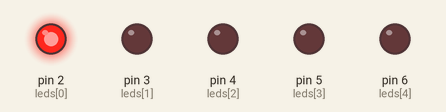
Bench run of a sketch on a simulated Arduino Uno, built with avr-gcc and run on an emulated ATmega328P. Shown: output pins drawn as LEDs (lit = HIGH).

Above: at 0.3 s.
At 1.7 s:
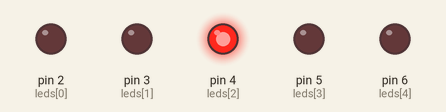
At 2.4 s:
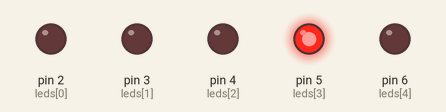
At 4.5 s:
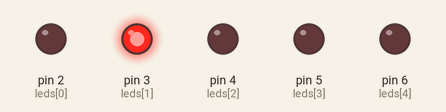
At 6.6 s:
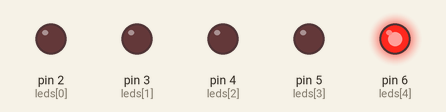
Timing chart, 0 to 8.1 s (numbered marks = the images above):
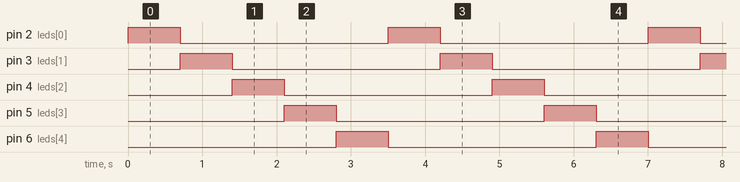

The sketch:

sketch.ino
```cpp
int leds[] = {2, 3, 4, 5, 6}; // Pins where LEDs are connected
int ledCount = sizeof(leds)/sizeof(leds[0]); // Automatically calculate number of LEDs
// sizeof() returns size of data structure in Bytes

void setup()
{
  for (int i = 0; i < ledCount; i++)
    pinMode(leds[i], OUTPUT);

}

void loop()
{
// Move LED lights forward (left to right)
  for (int i = 0; i < ledCount; i++)
  {
    digitalWrite(leds[i], HIGH); // Turn LED on
    delay(700);
    digitalWrite(leds[i], LOW); // Turn LED off
  }
}
```

Measured:
- by itself, pin 2 (leds[0]), pin 3 (leds[1]), pin 4 (leds[2]), pin 5 (leds[3]), pin 6 (leds[4]): alternates HIGH for 0.70 s and LOW for 2.8 s
- by itself, everything shown: repeats every 3.5 s, in 6 steps
